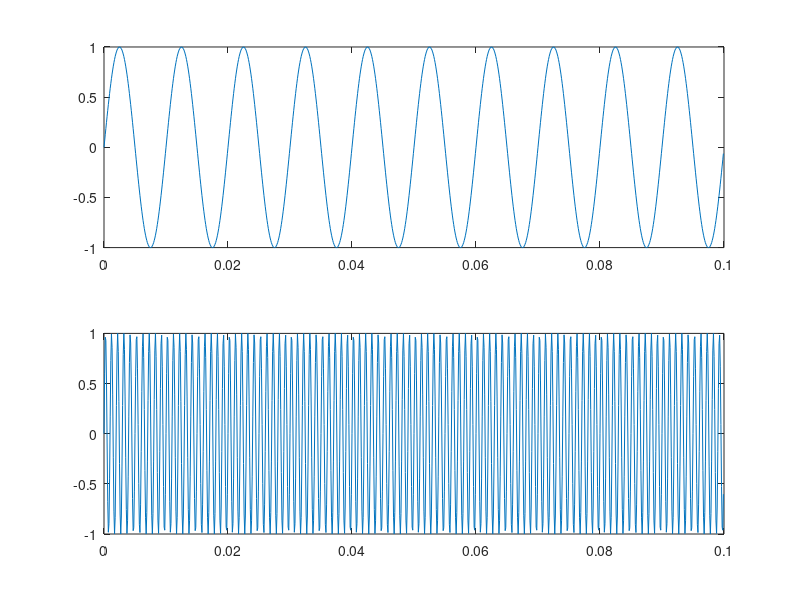

MATLAB code for this plot:
N = 1000;
n = 0:N-1;
fs = 10000;
T = 1/fs;

fm = 100;
m = sin(2*pi*fm*n*T);
subplot(2, 1, 1)
plot(n*T, m);

fc = 1000;
mod = sin(2*pi*fc*n*T + 0.3*sin(2*pi*fm*n*T));
subplot(2,1,2)
plot(n*T, mod);